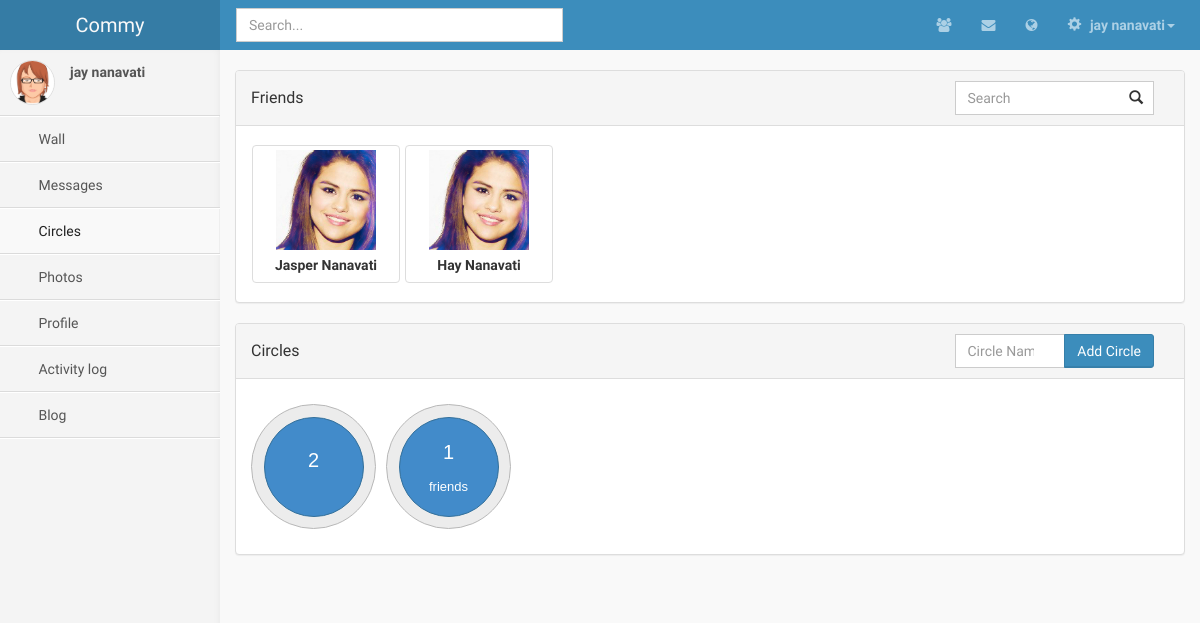
The app's page /circles.php (signed in) with its own data.
### tables this page shows
CREATE TABLE IF NOT EXISTS `profile` (
  `id` int(11) NOT NULL AUTO_INCREMENT,
  `main_type` int(11) NOT NULL,
  `name` varchar(512) NOT NULL,
  `surname` varchar(512) NOT NULL,
  `profile_photo_id` int(11) DEFAULT NULL,
  `cover_photo_id` int(11) DEFAULT NULL,
  `dob` date NOT NULL,
  `email` varchar(512) NOT NULL,
  `password` varchar(512) NOT NULL,
  PRIMARY KEY (`id`),
  KEY `profile_photo_id` (`profile_photo_id`),
  KEY `cover_photo_id` (`cover_photo_id`)
);

CREATE TABLE IF NOT EXISTS `circle` (
  `id` int(11) NOT NULL AUTO_INCREMENT,
  `owner_user_id` int(11) NOT NULL,
  `name` varchar(512) NOT NULL,
  PRIMARY KEY (`id`),
  KEY `circle_ibfk_1` (`owner_user_id`)
);

### includes/Modals.php (called while the page is built, shortened)
<?PHP
$user_id = $_SESSION["user_id"];
$circle_query = "SELECT id, name FROM circle WHERE owner_user_id = $user_id";
if ($circle_result = $mysqli->query($circle_query)) {
	while ($row = $circle_result->fetch_assoc()) {
		echo "<li>";
		echo "<a tabindex='-1' href='#' onclick='addToCircle(".$row["id"].");'>";
		echo $row["name"];
		echo "</a>";
		echo "</li>";
	}
}
?>

### circles.php (the view, shortened to what this page needs)
<!DOCTYPE HTML>
<html>
<head>
	<?PHP
	require("includes/php-includes.php");
	require("includes/html-includes.php");
	$user_id = $_SESSION["user_id"];
	if ($result = $mysqli->query("SELECT * FROM profile WHERE id = (SELECT profile_id FROM user WHERE id = $user_id) LIMIT 1"))
	{
		$profile = $result->fetch_object();
	}
	?>
	<link href="css/circles.css" rel="stylesheet" type="text/css">
</head>
<body class="skin-blue">
	<?PHP
	require("includes/header.php");
	?>
	<div class="wrapper row-offcanvas row-offcanvas-left">
            <?PHP include_once('includes/sidebar.php'); ?>
			<aside class="right-side">
				<section class="content">
					<div id="main_portion">
						<div class="panel panel-default">
							<div class="panel-heading clearfix">
								<h3 class="panel-title pull-left" style="padding-top: 7.5px;">Friends</h3>
								<div class="col-sm-3 col-md-3 pull-right">
									<input type="search" class="form-control" placeholder="Search" id='search' />
									<span class="glyphicon glyphicon-search"></span>
								</div>
							</div>
							<div class="panel-body" id="friends-panel">
								<ul id="friends">
								<?PHP
								$friend_query = "SELECT DISTINCT hash, name, surname
									FROM user, profile
								WHERE user.profile_id = profile.id
								AND user.id
								IN (
									SELECT
									CASE WHEN  from_user_id = $user_id
									THEN  to_user_id
									ELSE  from_user_id
									END
									FROM activity, relationship
									WHERE relationship.activity_id = activity.id
									AND (
										from_user_id = $user_id
										OR to_user_id = $user_id
									)
								)";
								$friends = array();
								if ($friend_result = $mysqli->query($friend_query)) {
									while ($row = $friend_result->fetch_assoc()) {
										$friends[] = array("hash" => $row["hash"], "name" => $row["name"], "surname" => $row["surname"]);
									}
								}
								if($friends) {
									foreach($friends as $friend) {
										extract($friend);
										echo "<li class='friend' id='$hash' data-id='$hash'>";
										echo "<div class='thumbnail text-center'>";
										echo "<img class='img' src='img/user.jpg' id='img$hash' draggable='false'>";
										echo "<div class='caption'><strong>".ucwords($name." ".$surname)."</strong></div>";
										echo "</div>";
										echo "</li>";
									}
								}
								else {
									echo "Oops! it looks like you don't have any friends yet...";
								}
								?>
								</ul>
							</div>
						</div>
						<div class="panel panel-default">
							<div class="panel-heading clearfix">
								<h3 class="panel-title pull-left" style="padding-top: 7.5px;">Circles</h3>
								<div class="col-sm-3 col-md-3 pull-right">
									<form class="form">
										<div class="input-group">
											<input type="text" class="form-control" placeholder="Circle Name" id="new-circle-name">
											<div class="input-group-btn">
												<button class="btn btn-primary" type="submit" id="new-circle">Add Circle</button>
											</div>
										</div>
									</form>
								</div>
							</div>
							<div class="panel-body">
								<ul id="circles">
								<?PHP
								$circle_query = "SELECT id, name FROM circle WHERE owner_user_id = $user_id";
								$circles = array();
								if ($circle_result = $mysqli->query($circle_query)) {
									while ($row = $circle_result->fetch_assoc()) {
										$circles[] = array("circle_id" => $row["id"], "circle_name" => $row["name"]);
									}
								}
								if ($circles) {
									foreach ($circles as $circle) {
										extract($circle);
										$member_query = "SELECT hash, name, surname FROM user, profile, user_circle WHERE user_circle.circle_id = $circle_id AND user.id = user_circle.user_id AND user.profile_id = profile.id";
										if ($member_result = $mysqli->query($member_query)) {
											echo "<li class='outer-circle' id='$circle_id' data-placement='above' title='Circle Members'>";
											$member_no = 0;
											while ($row = $member_result->fetch_assoc()) {
												$member_no++;
											}
											echo "<div class='circle'><div class='circle-label'>";
											echo "<div class='member-no'>".$member_no."</div><br>";
											echo "<span class='circle-name'>".$circle_name."</span></div></div>";
											echo "</li>";
										}
									}
								}
								?>
							</div>
						</div>
					</div>
				</section>
			</aside>
		</div>
	</body>
	</html>

### includes/header.php (shortened to what this page needs)
<?PHP
	    require_once("Modals.php");
?>
        <header class="header">
            <a class="logo" href="#">Commy</a>
            <nav class="navbar navbar-static-top" role="navigation">
                <input type="text" autocomplete="off" name="q" id="search_box" class="form-control searchbox"  placeholder="Search..." style="margin-left:16px;">
                <div class="navbar-right">
                    <ul class="nav navbar-nav">
                        <li class="dropdown messages-menu" id="friend-request-icon">
                            <a href="#" class="dropdown-toggle" data-toggle="dropdown" id="friend-request-notif">
                                <i class="fa fa-users"></i>
                            </a>
                        </li>
                        <li class="dropdown messages-menu">
                            <a href="#" class="dropdown-toggle" data-toggle="dropdown" >
                                <i class="fa fa-envelope"></i>
							</a>
                        </li>
                        <li class="dropdown messages-menu" id="general-notif-icon">
                            <a href="#" class="dropdown-toggle" data-toggle="dropdown" id="general-notif">
                                <i class="fa fa-globe"></i>
                            </a>
                        </li>
                        <li class="dropdown user user-menu">
                            <a href="#" class="dropdown-toggle" data-toggle="dropdown">
                                <i class="glyphicon glyphicon-cog"></i>
                                <span><?PHP
                                    if (isset($profile)) {
                                        echo $profile->name . " " . $profile->surname;
                                    }
                                ?><i class="caret"></i></span>
                            </a>
									<?PHP
									$profile_photo_url="img/avatar3.png";
									?>
                        </li>
                    </ul>
                </div>
            </nav>
        </header>

### includes/sidebar.php
      <aside class="left-side sidebar-offcanvas">
          <section class="sidebar">
              <div class="user-panel">
                  <div class="pull-left image">
	<?PHP
                      echo '<img src="'.$profile_photo_url.'" class="img-circle" alt="User Image" />';
	?>
</div>
                  <div class="pull-left info">
                      <p><?PHP
                          if (isset($profile)) {
                              echo $profile->name . " " . $profile->surname;
                          }
                      ?></p>
                  </div>
              </div>
              <ul class="sidebar-menu">
                  <li id="wall_menu">
                      <a href="wall.php">
                          <i class="fa"></i> <span>Wall</span>
                      </a>
                  </li>
                  <li id="messages_menu">
                      <a href="messages.php">
                          <i class="fa"></i> <span>Messages</span>
                      </a>
                  </li>
                  <li id="circles_menu">
                      <a href="circles.php">
                          <i class="fa"></i> <span>Circles</span>
                      </a>
                  </li>
                  <li id="profile_menu">
                      <a href="photos.php">
                          <i class="fa"></i> <span>Photos</span>
                      </a>
                  </li>
                  <li id="profile_menu">
                      <a href="profile.php">
                          <i class="fa"></i> <span>Profile</span>
                      </a>
                  </li>
                  <li id="activity_menu">
                      <a href="activity.php">
                          <i class="fa"></i> <span>Activity log</span>
                      </a>
                  </li>
                  <li id="blog_menu">
                      <a href="blog.php">
                          <i class="fa"></i> <span>Blog</span>
                      </a>
                  </li>
              </ul>
          </section>
      </aside>

### css/AdminLTE.css (style rules this page uses)
html, body { overflow-x: hidden!important; font-family: 'Source Sans Pro', sans-serif; -webkit-font-smoothing: antialiased; min-height: 100%; background: #f9f9f9; }
a { color: #3c8dbc; }
.wrapper { min-height: 100%; }
.wrapper:before, .wrapper:after { display: table; content: " "; }
.wrapper:after { clear: both; }
body > .header { position: absolute; top: 0; left: 0; right: 0; z-index: 1030; }
.right-side, .left-side { min-height: 100%; display: block; }
.right-side { background-color: #f9f9f9; margin-left: 220px; }
.left-side { position: absolute; width: 220px; top: 0; }
@media screen and (min-width: 992px) { .left-side { top: 50px; } }
.content { padding: 20px 15px; background: #f9f9f9; }
h1, h2, h3, h4, h5, h6, .h1, .h2, .h3, .h4, .h5, .h6 { font-family: 'Source Sans Pro', sans-serif; }
img { max-width: 100%important; }
body > .header { position: relative; max-height: 100px; z-index: 1030; }
body > .header .navbar { height: 50px; margin-bottom: 0; margin-left: 220px; }
body > .header .navbar .nav > li.user > a { font-weight: bold; }
body > .header .navbar .nav > li.user > a > .fa, body > .header .navbar .nav > li.user > a > .glyphicon, body > .header .navbar .nav > li.user > a > .ion { margin-right: 5px; }
body > .header .logo { float: left; font-size: 20px; line-height: 50px; text-align: center; padding: 0 10px; width: 220px; font-family: 'Kaushan Script', cursive; font-weight: 500; height: 50px; display: block; }
.sidebar { margin-bottom: 5px; }
.sidebar .sidebar-menu { list-style: none; margin: 0; padding: 0; }
.sidebar .sidebar-menu > li { margin: 0; padding: 0; }
.sidebar .sidebar-menu > li > a { padding: 12px 5px 12px 15px; display: block; }
.user-panel { padding: 10px; }
.user-panel:before, .user-panel:after { display: table; content: " "; }
.user-panel:after { clear: both; }
.user-panel > .image > img { width: 45px; height: 45px; }
.user-panel > .info { font-weight: 600; padding: 5px 5px 5px 15px; font-size: 14px; line-height: 1; }
.user-panel > .info > p { margin-bottom: 9px; }
.form-control { -webkit-border-radius: 0px !important; -moz-border-radius: 0px !important; border-radius: 0px !important; box-shadow: none; }
.btn { font-weight: 500; -webkit-border-radius: 3px; -moz-border-radius: 3px; border-radius: 3px; border: 1px solid transparent; -webkit-box-shadow: inset 0px -2px 0px 0px rgba(0, 0, 0, 0.09); -moz-box-shadow: inset 0px -2px 0px 0px rgba(0, 0, 0, 0.09); box-shadow: inset 0px -1px 0px 0px rgba(0, 0, 0, 0.09); }
.btn.btn-primary { background-color: #3c8dbc; border-color: #367fa9; }
.skin-blue .navbar { background-color: #3c8dbc; }
.skin-blue .navbar .nav a { color: #acd0e5; }
.skin-blue .navbar .navbar-right > .nav { margin-right: 10px; }
.skin-blue .logo { background-color: #367fa9; color: #f9f9f9; }
.skin-blue .user-panel > .image > img { border: 1px solid #dfdfdf; }
.skin-blue .user-panel > .info, .skin-blue .user-panel > .info > a { color: #555555; }
.skin-blue .sidebar { border-bottom: 1px solid #fff; }
.skin-blue .sidebar > .sidebar-menu > li { border-top: 1px solid #fff; border-bottom: 1px solid #dbdbdb; }
.skin-blue .sidebar > .sidebar-menu > li:first-of-type { border-top: 1px solid #dbdbdb; }
.skin-blue .sidebar > .sidebar-menu > li:first-of-type > a { border-top: 1px solid #fff; }
.skin-blue .sidebar > .sidebar-menu > li > a { margin-right: 1px; }
.skin-blue .sidebar > .sidebar-menu > li > a:hover, .skin-blue .sidebar > .sidebar-menu > li.active > a { color: #222; background: #f9f9f9; }
.skin-blue .left-side { background: #f4f4f4; -webkit-box-shadow: inset -3px 0px 8px -4px rgba(0, 0, 0, 0.1); -moz-box-shadow: inset -3px 0px 8px -4px rgba(0, 0, 0, 0.1); box-shadow: inset -3px 0px 8px -4px rgba(0, 0, 0, 0.07); }
.skin-blue .sidebar a { color: #555555; }

### css/global.css (style rules this page uses)
.searchbox { width: 33.33%; margin: 8px auto; }
.navbar-right { display: inline-block; margin-top: -50px; }

### records on screen
profile: name "jay", surname "nanavati"
circle: member_no "1", name "friends"

### other values on screen
$name." ".$surname "Jasper Nanavati"
$name." ".$surname "Hay Nanavati"
$member_no "2"
